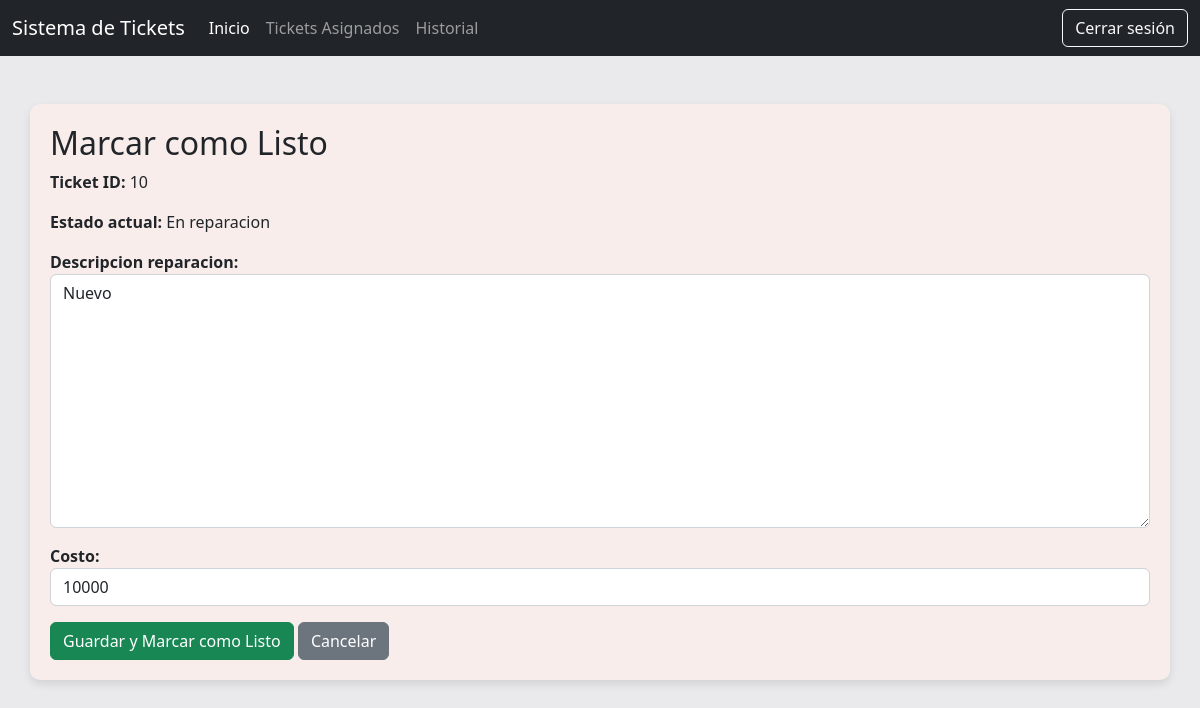
Page /tickets/ticket/10/listo/ (signed in) on the committed database.
### tickets/models.py (models this page shows, shortened)
class Ticket(models.Model):
    status_ticket = (
        ('pendiente', 'Pendiente'),
        ('confirmacion', 'Esperando confirmacion'),
        ('diagnostico', 'En diagnostico'),
        ('reparacion', 'En reparacion'),
        ('listo', 'Listo para Retiro'),
        ('cancelado', 'Cancelado')
    )
    equipo = models.ForeignKey(Equipo, on_delete=models.CASCADE, related_name='ticket')
    vendedor = models.ForeignKey(User, on_delete=models.SET_NULL, null=True, blank=True, related_name='tickets_vendidos')
    tecnico = models.ForeignKey(User, on_delete=models.SET_NULL, null=True, blank=True, related_name='tickets_asignados')
    estado = models.CharField(max_length=20, choices=status_ticket, default='pendiente')
    descripcion_reparacion = models.TextField(null=True, blank=True)
    costo = models.DecimalField(
        max_digits=12,
        decimal_places=0,
        default=0,
        blank=True
    )
    fecha_creacion = models.DateTimeField(auto_now_add=True)
    fecha_actualizacion = models.DateTimeField(auto_now=True)
    prioridad = models.BooleanField(default=False)

### tickets/views.py (the view)
# urls.py: path('ticket/<int:ticket_id>/listo/', views.marcar_listo, name='marcar_listo'),
def marcar_listo(request, ticket_id):
    if not request.user.is_authenticated:
        messages.error(request, "Tu sesión ha expirado por inactividad. Por favor, inicia sesión nuevamente.")
        return redirect('login')
    if not request.user.groups.filter(name='Técnicos').exists():
        return render(request, '403.html', status=403)
    ticket = get_object_or_404(Ticket, id=ticket_id)
    if ticket.estado != 'reparacion':
        return HttpResponseForbidden("Solo se pueden marcar como listos los tickets en reparación.")
    if request.method == 'POST':
        form = TicketCostoForm(request.POST, instance=ticket)
        if form.is_valid():
            descripcion = f"{form.cleaned_data['descripcion_reparacion']}. Costo final: {form.cleaned_data['costo']}"
            HistorialTicket.objects.create(
                ticket=ticket,
                descripcion=descripcion,
                usuario=request.user
            )
            ticket.estado = 'listo'
            ticket.save()
            return redirect('tickets_asignados')  # Cambia según tu vista
    else:
        form = TicketCostoForm(instance=ticket)
    return render(request, 'tickets/tecnico_marcar_listo.html', {'ticket': ticket, 'form': form})

### tickets/forms.py (shortened to what this page needs)
class TicketCostoForm(forms.ModelForm):
    class Meta:
        model = Ticket
        fields = ['descripcion_reparacion', 'costo']
        widgets = {
            'descripcion_reparacion': forms.Textarea(attrs={'class': 'form-control', 'placeholder': 'Ingrese la descripcion.'}),
            'costo': forms.NumberInput(attrs={'class': 'form-control', 'placeholder': 'Ingrese el costo.'})
        }

### tickets/templates/tickets/tecnico_marcar_listo.html (shortened to what this page needs)
{% extends "core/base.html" %}
{% block content %}
<div class="container mt-5">
    <h2>Marcar como Listo</h2>
    <p><strong>Ticket ID:</strong> {{ ticket.id }}</p>
    <p><strong>Estado actual:</strong> {{ ticket.get_estado_display }}</p>
    <form method="post" id="form-listo">
        <div class="mb-3">
            <label for="descripcion_reparacion"><strong>Descripcion reparacion:</strong></label>
            {{ form.descripcion_reparacion }}
        </div>
        <div class="mb-3">
            <label for="costo"><strong>Costo:</strong></label>
            {{ form.costo }}
        </div>
        <button type="submit" id="btn-submit" class="btn btn-success">Guardar y Marcar como Listo</button>
        <a href="{% url 'tickets_asignados' %}" class="btn btn-secondary">Cancelar</a>
    </form>
</div>
{% endblock %}

### core/templates/core/base.html (style rules this page uses)
body { background-color: #eaeaed; }
.container { background-color: #f8edeb; padding: 20px; border-radius: 10px; box-shadow: 0 4px 8px rgba(0, 0, 0, 0.1); }

### rows in the picture
Ticket: id "10", estado "En reparacion", descripcion_reparacion "Nuevo", costo "10000"
